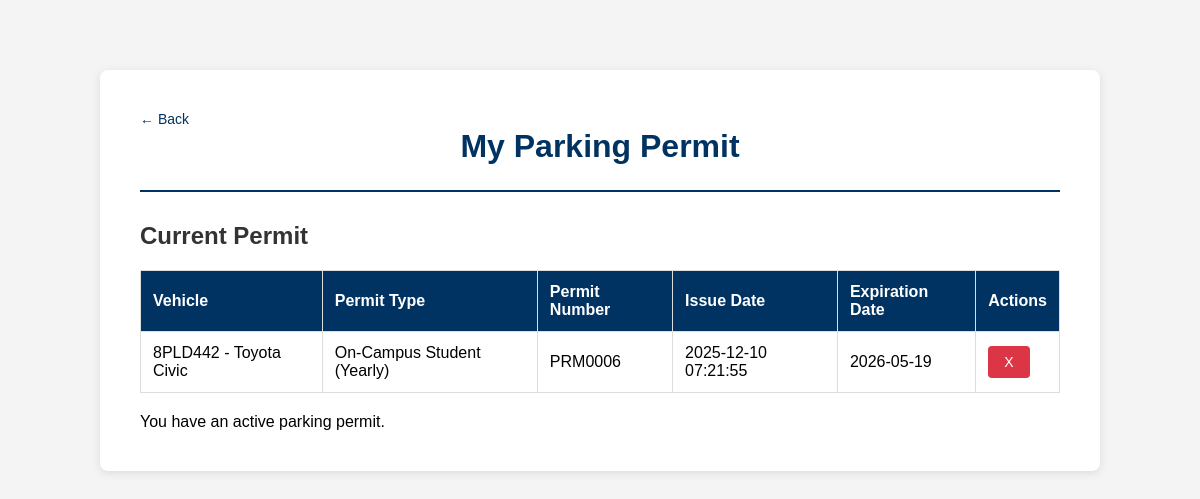
Screenshot of /view_permit (signed in) with the database file from the repository.
### tables this page shows
CREATE TABLE permit (
    p_permitkey integer PRIMARY KEY,
    p_userkey integer not null,
    p_vehicleskey integer not null,
    p_permittypekey integer not null,
    p_permitnum varchar(20) NOT NULL,
    p_issuedate date not null,
    p_expirationdate date not null,

    FOREIGN KEY (p_userkey) REFERENCES users(u_userkey),
    FOREIGN KEY (p_vehicleskey) REFERENCES vehicles(v_vehicleskey),
    FOREIGN KEY (p_permittypekey) REFERENCES permitType(pt_permittypekey)
);

CREATE TABLE vehicles (
    v_vehicleskey integer PRIMARY KEY,
    v_userkey integer not null,
    v_plateno varchar(7) not null,
    v_platestate varchar(20),
    v_maker varchar(20),
    v_model varchar(10),
    v_color varchar(10),

    FOREIGN KEY (v_userkey) REFERENCES users(u_userkey)
);

CREATE TABLE permitType (
    pt_permittypekey integer PRIMARY KEY,
    pt_category varchar(20),
    pt_duration varchar(20)
);

### app.py (the view, shortened to what this page needs)
@app.route('/view_permit', methods=['GET', 'POST'])
@login_required
def view_permit():
    conn = sqlite3.connect('instance/data.sqlite')
    cursor = conn.cursor()
    error = None
    cursor.execute("""
        SELECT p.p_permitkey, v.v_plateno, v.v_maker, v.v_model, v.v_color,
               pt.pt_category, pt.pt_duration, p.p_permitnum,
               p.p_issuedate, p.p_expirationdate
        FROM permit p
        JOIN permitType pt ON pt.pt_permittypekey = p.p_permittypekey
        JOIN vehicles v ON p.p_vehicleskey = v.v_vehicleskey
        WHERE p.p_userkey = ? AND p.p_expirationdate >= DATETIME('now', '-08:00')
    """, [current_user.u_userkey])
    permits = cursor.fetchall()
    conn.close()
    return render_template('view_permit.html', permits=permits, has_permit=len(permits) > 0,
                         error=error, username=current_user.username)

### app.py (called while the page is built)
@login_manager.user_loader
def load_user(user_id):
    return User.query.get(int(user_id))

### templates/view_permit.html (shortened to what this page needs)
<!DOCTYPE html>
<html lang="en">
<head>
    <link rel="stylesheet" href="{{ url_for('static', filename='style.css') }}">
</head>
<body>
    <div class="container">
        <header>
            <a href="{{ url_for('home') }}" class="back-link">← Back</a>
            <h1>My Parking Permit</h1>
        </header>
        <main>
            <h2>Current Permit</h2>
            {% if has_permit %}
                <table>
                    <thead>
                        <tr>
                            <th>Vehicle</th>
                            <th>Permit Type</th>
                            <th>Permit Number</th>
                            <th>Issue Date</th>
                            <th>Expiration Date</th>
                             <th>Actions</th>
                        </tr>
                    </thead>
                    <tbody>
                        {% for permit in permits %}
                        <tr>
                            <td>{{ permit[1] }} - {{ permit[2] }} {{ permit[3] }}</td>
                            <td>{{ permit[5] }} ({{ permit[6] }})</td>
                            <td>{{ permit[7] }}</td>
                            <td>{{ permit[8] }}</td>
                            <td>{{ permit[9] }}</td>
                            <td>
                                <form method="POST" action="{{ url_for('view_permit') }}" style="display:inline;">
                                    <button type="submit" class="delete-btn"
                                            onclick="return confirm('Are you sure you want to delete this permit?')">
                                        X
                                    </button>
                                </form>
                            </td>
                        </tr>
                        {% endfor %}
                    </tbody>
                </table>
                <div class="permit-info">
                    <p class="info-message">You have an active parking permit.</p>
                </div>
            {% else %}
                <p class="no-data">You don't have an active parking permit.</p>
                <div class="button-container">
                    <button class="primary-btn" onclick="window.location.href='{{ url_for('apply_permit') }}'">Apply for Permit</button>
                </div>
            {% endif %}
        </main>
    </div>
</body>
</html>

### static/style.css (style rules this page uses)
* { margin: 0; padding: 0; box-sizing: border-box; }
body { font-family: Arial, sans-serif; background-color: #f4f4f4; padding: 20px; }
.container, .home-container, .div_border { max-width: 600px; margin: 50px auto; padding: 40px; background: white; border-radius: 8px; box-shadow: 0 2px 10px rgba(0,0,0,0.1); }
.container { max-width: 1000px; }
h1 { color: #003262; text-align: center; margin-bottom: 10px; }
h2 { color: #333; margin-bottom: 20px; }
header { margin-bottom: 30px; border-bottom: 2px solid #003262; padding-bottom: 15px; }
a { color: #003262; text-decoration: none; }
.back-link { font-size: 14px; }
.container table { width: 100%; border-collapse: collapse; margin-bottom: 20px; }
.container table th, .container table td { border: 1px solid #ddd; padding: 12px; text-align: left; }
.container table thead { background-color: #003262; color: white; }
button, .primary-btn, .button_login { background-color: #003262; color: white; border: none; padding: 12px 30px; font-size: 16px; border-radius: 5px; cursor: pointer; transition: background-color 0.3s; }
.delete-btn { background-color: #dc3545; color: white; border: none; padding: 8px 16px; font-size: 14px; border-radius: 4px; cursor: pointer; transition: background-color 0.3s; }

### rows the page displays
permit: v_plateno "8PLD442", v_maker "Toyota", v_model "Civic", pt_category "On-Campus Student", pt_duration "Yearly", p_permitnum "PRM0006", p_issuedate "2025-12-10 07:21:55", p_expirationdate "2026-05-19"
